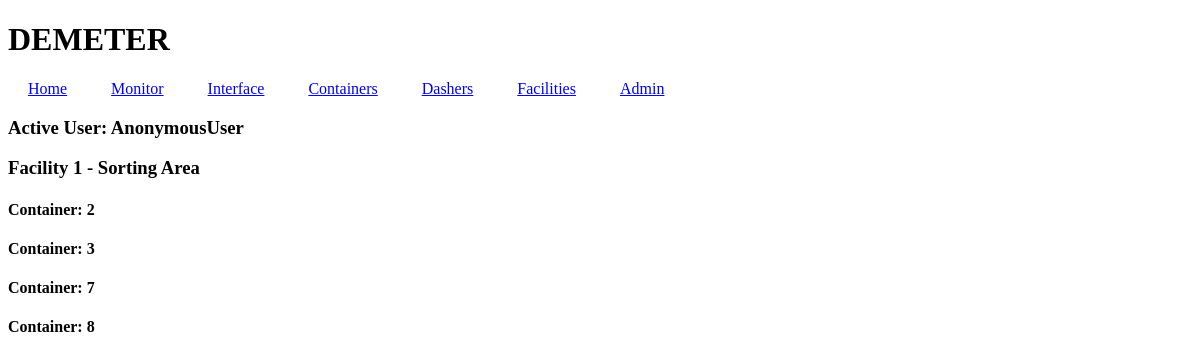
The page /facilities/1/ on the database its author committed.
### container/models.py (models this page shows)
class Facility(models.Model):
    facilityID = models.AutoField(primary_key=True,)
    locationX = models.IntegerField(default=0)
    locationY = models.IntegerField(default=0)
    FACILITIES = [
        ("Storage","Storage"),
        ("Living","Living"),
        ("Sorting Area","Sorting Area"),
        ("Other","Other"),
    ]
    typeFacility = models.CharField(
        max_length=64,
        default="Storage",
        choices=FACILITIES,
        null=False,
        blank=False,
        )
    def __str__(self):
        return f"Facility {self.facilityID} - {self.typeFacility}"

class Container(models.Model):
    containerID = models.AutoField(primary_key=True, blank=False)
    rationPacks = models.IntegerField(default=1, blank=False)
    sensorContainer = models.CharField(max_length=64, null=True, blank=True)
    location = models.ForeignKey(Facility,
    on_delete=models.PROTECT,
    blank=False,
    )
    def __str__(self) -> str:
        return f"Container: {self.containerID}"

### inhabitant/views.py (the view)
# urls.py: path("facilities/<str:facilityID>/", views.joinFacilityDash,name="facilitydash")
def joinFacilityDash(request, facilityID):
    try:
        facility = Facility.objects.get(facilityID=facilityID)
        containers = Container.objects.filter(location=facility)
    except Inhabitant.DoesNotExist:
        facility = None
    return render(request, "inhabitant/facilitydash.html",{
        "facility":facility,
        "containers":containers,
    })

### inhabitant/templates/inhabitant/facilitydash.html
{% extends 'inhabitant/base.html' %}
{% block body%}
<h3>{{ facility }}</h3>
{% for container in containers %}
<h4>{{ container }}</h4>
{% endfor %}
{% endblock body %}

### rows shown on the page
Facility: facilityID+typeFacility "Facility 1 - Sorting Area"
Container: containerID "Container: 2"
Container: containerID "Container: 3"
Container: containerID "Container: 7"
Container: containerID "Container: 8"

### other values the page prints
{{ user }} "AnonymousUser"
